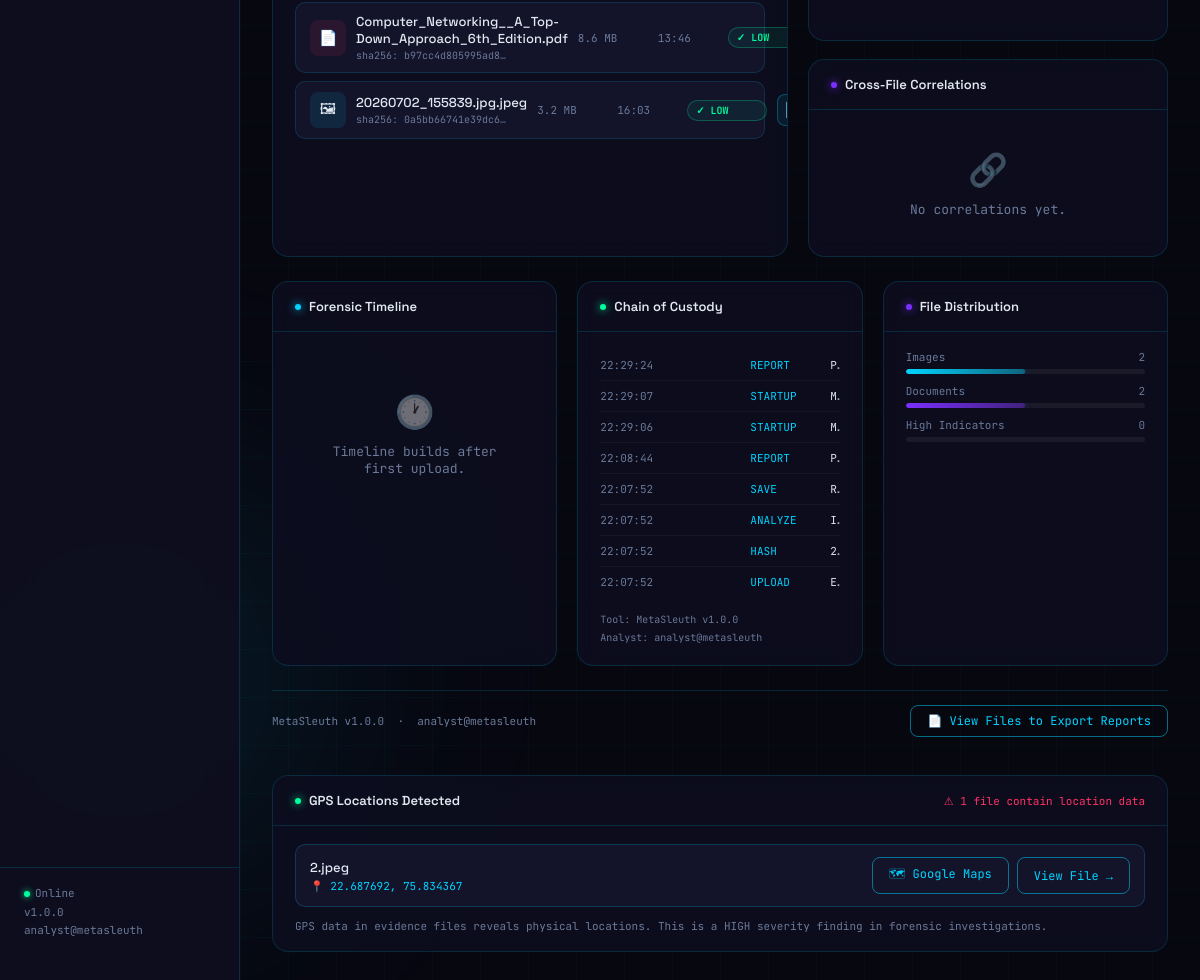
Before: / (lower part) with the older database file.
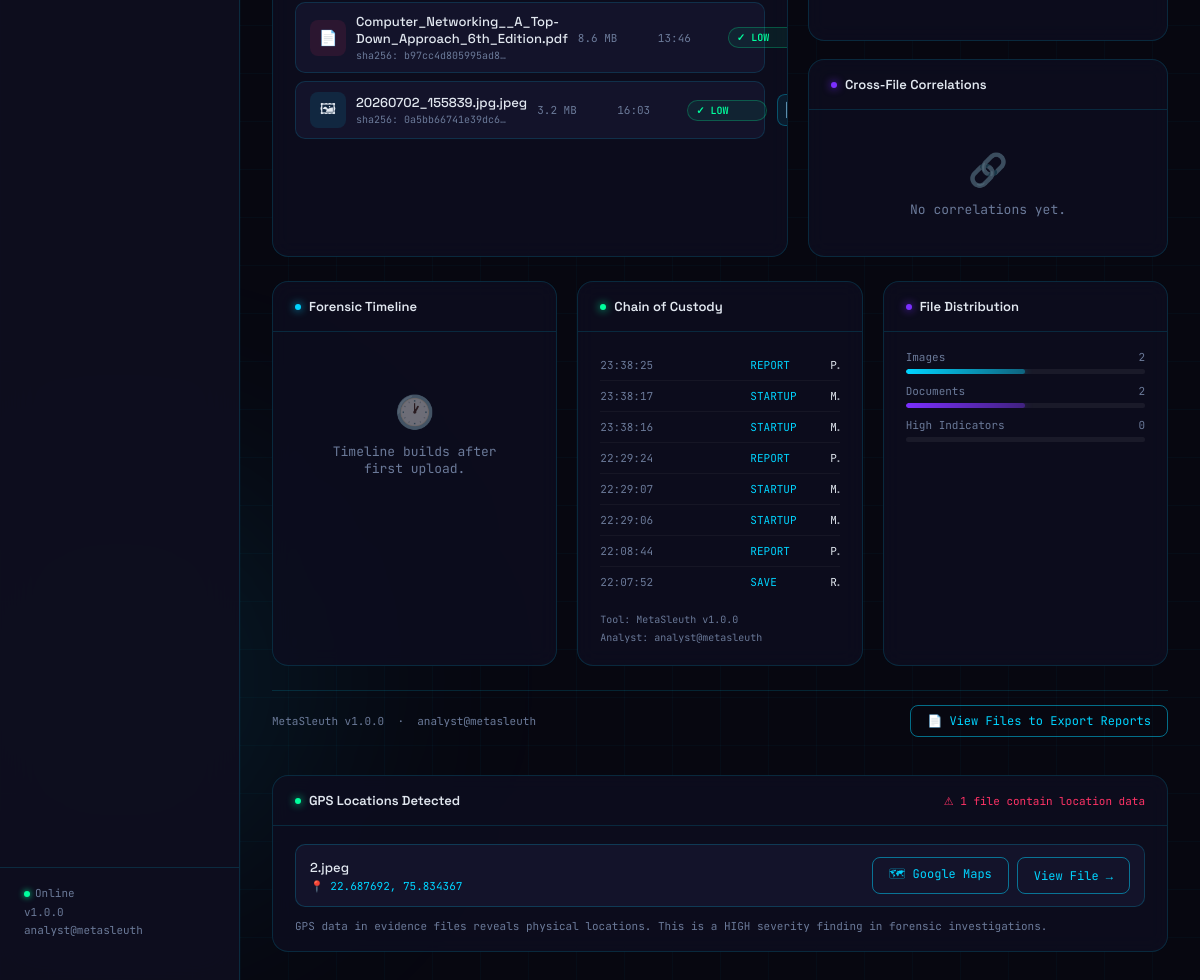
After: the same page with the newer database file.
### tables this page shows
CREATE TABLE files (
            id          INTEGER PRIMARY KEY AUTOINCREMENT,
            filename    TEXT NOT NULL,
            file_type   TEXT NOT NULL,
            file_size   INTEGER,
            md5         TEXT,
            sha1        TEXT,
            sha256      TEXT,
            upload_time TEXT NOT NULL,
            analyst     TEXT
        );

CREATE TABLE audit_log (
            id        INTEGER PRIMARY KEY AUTOINCREMENT,
            timestamp TEXT NOT NULL,
            action    TEXT NOT NULL,
            detail    TEXT,
            analyst   TEXT,
            tool_ver  TEXT
        , file_id INTEGER);

CREATE TABLE metadata (
            id      INTEGER PRIMARY KEY AUTOINCREMENT,
            file_id INTEGER NOT NULL,
            key     TEXT NOT NULL,
            value   TEXT,
            FOREIGN KEY (file_id) REFERENCES files(id)
        );

### app.py (the view)
@app.route('/')
def dashboard():
    files        = get_all_files()
    stats        = get_dashboard_stats()
    audit_log    = get_audit_log()
    correlations = get_correlations()
    gps_findings = get_gps_findings()
    return render_template('dashboard.html',
                           files        = files,
                           stats        = stats,
                           audit_log    = audit_log,
                           correlations = correlations,
                           gps_findings = gps_findings,
                           analyst      = ANALYST_NAME,
                           version      = TOOL_VERSION)

### database/db.py (called while the page is built)
def get_connection():
    conn = sqlite3.connect(DATABASE)
    conn.row_factory = sqlite3.Row
    return conn

def get_all_files():
    conn = get_connection()
    cursor = conn.cursor()
    cursor.execute('''
        SELECT f.*,
        COUNT(DISTINCT i.id) as indicator_count,
        MAX(i.severity) as highest_severity,
        ROW_NUMBER() OVER (ORDER BY f.id ASC) as case_number
        FROM files f
        LEFT JOIN indicators i ON f.id = i.file_id
        GROUP BY f.id
        ORDER BY f.upload_time DESC
    ''')
    rows = cursor.fetchall()
    conn.close()
    return rows

def get_audit_log(file_id=None, limit=None):
    conn = get_connection()
    cursor = conn.cursor()
    query  = 'SELECT * FROM audit_log'
    params = []
    if file_id is not None:
        query += ' WHERE file_id = ?'
        params.append(file_id)
    query += ' ORDER BY timestamp DESC'
    if limit is not None:
        query += ' LIMIT ?'
        params.append(limit)
    cursor.execute(query, params)
    rows = cursor.fetchall()
    conn.close()
    return rows

### templates/dashboard.html (shortened to what the changed rows need)
{% extends 'base.html' %}
{% block content %}
<div class="two-col">
    <div class="panel">
        <div class="panel-body">
            {% if files %}
            <div class="file-list">
                {% for f in files %}
                <div class="file-row" id="file-row-{{ f.id }}">
                    <a href="/file/{{ f.id }}"
                        style="display:contents; text-decoration:none; color:inherit;"
                    >
                        <div class="file-icon
                            {% if   f.file_type == 'image' %}fi-image
                            {% elif f.file_type == 'pdf'   %}fi-pdf
                            {% elif f.file_type == 'word'  %}fi-word
                            {% elif f.file_type == 'audio' %}fi-audio
                            {% elif f.file_type == 'video' %}fi-video
                            {% else %}fi-zip{% endif %}">
                            {% if   f.file_type == 'image' %}&#128444;
                            {% elif f.file_type == 'pdf'   %}&#128196;
                            {% elif f.file_type == 'word'  %}&#128221;
                            {% elif f.file_type == 'audio' %}&#127925;
                            {% elif f.file_type == 'video' %}&#127916;
                            {% else %}&#128230;{% endif %}
                        </div>
                        <div>
                            <div class="file-name">{{ f.filename }}</div>
                            <div class="file-hash">
                                sha256:&nbsp;{{ f.sha256[:16] if f.sha256 else 'N/A' }}&hellip;
                            </div>
                        </div>
                        <div class="file-size">
                            {% if f.file_size %}
                                {% if f.file_size > 1048576 %}
                                    {{ "%.1f"|format(f.file_size / 1048576) }} MB
                                {% else %}
                                    {{ "%.0f"|format(f.file_size / 1024) }} KB
                                {% endif %}
                            {% endif %}
                        </div>
                        <div class="file-time">
                            {{ f.upload_time[11:16] if f.upload_time else '' }}
                        </div>
                        <span class="sev-chip sev-{{ f.highest_severity or 'NONE' }}">
                            {% if   f.highest_severity == 'HIGH'   %}&#9888; HIGH
                            {% elif f.highest_severity == 'MEDIUM' %}&#9889; MED
                            {% elif f.highest_severity == 'LOW'    %}&#10003; LOW
                            {% else %}&mdash; NONE{% endif %}
                        </span>
                        <button
                        title="Export PDF report"
                        onclick="window.location.href='/report/{{ f.id }}'"
                        style="width:32px; height:32px; border-radius:8px; border:1px solid rgba(0,212,255,0.3); background:rgba(0,212,255,0.08); color:var(--cyan); font-size:15px; cursor:pointer; display:flex; align-items:center; justify-content:center; transition:all 0.2s; flex-shrink:0;"
                        onmouseover="this.style.background='rgba(0,212,255,0.2)'"
                        onmouseout="this.style.background='rgba(0,212,255,0.08)'"
                    >
                    </button>
                </div>
                {% endfor %}
            </div>
            {% else %}
            <div class="empty">
                <div class="empty-icon">&#128194;</div>
                No evidence files yet.<br>
                Drop a file above to begin.
            </div>
            {% endif %}
        </div>
    </div>
</div>
<div class="three-col">
    <div class="panel">
        <div class="panel-body">
            {% if audit_log %}
                <div class="audit-list">
                    {% for entry in audit_log[:8] %}
                    <div class="audit-row">
                        <span class="audit-time">
                            {{ entry.timestamp[11:19] if entry.timestamp else '' }}
                        </span>
                        <span class="audit-action">{{ entry.action }}</span>
                        <span class="audit-detail">{{ entry.detail }}</span>
                    </div>
                    {% endfor %}
                </div>
            {% else %}
                <div class="empty">No audit entries yet.</div>
            {% endif %}
        </div>
    </div>
            {% set total = stats.total if stats.total > 0 else 1 %}
</div>
{% if gps_findings %}
<div class="panel">
    <div class="panel-body">
        <div style="display:flex; flex-direction:column; gap:10px;">
            {% for g in gps_findings %}
            <div style="display:flex; align-items:center; justify-content:space-between; padding:12px 14px; background:var(--surface); border:1px solid rgba(0,212,255,0.2); border-radius:10px;">
                <div>
                    <div style="font-size:13px; font-weight:500;">{{ g.filename }}</div>
                    <div style="font-size:11px; font-family:var(--mono); color:var(--cyan); margin-top:3px;">
                        &#128205; {{ g.gps }}
                    </div>
                </div>
                <div style="display:flex; gap:8px;">
                    <a href="https://maps.google.com/?q={{ g.gps }}" target="_blank" class="btn-outline">
                        &#128506; Google Maps
                    </a>
                    <a href="/file/{{ g.id }}" class="btn-outline">View File &rarr;</a>
                </div>
            </div>
            {% endfor %}
        </div>
    </div>
</div>
{% endif %}
{% endblock %}

Changed rows visible on the page:
no longer on this page (row unchanged): audit_log: timestamp "22:07:52", action "ANALYZE"
no longer on this page (row unchanged): audit_log: timestamp "22:07:52", action "HASH"
no longer on this page (row unchanged): audit_log: timestamp "22:07:52", action "UPLOAD"
added audit_log: timestamp "23:38:25", action "REPORT"
added audit_log: timestamp "23:38:17", action "STARTUP"
added audit_log: timestamp "23:38:16", action "STARTUP"
